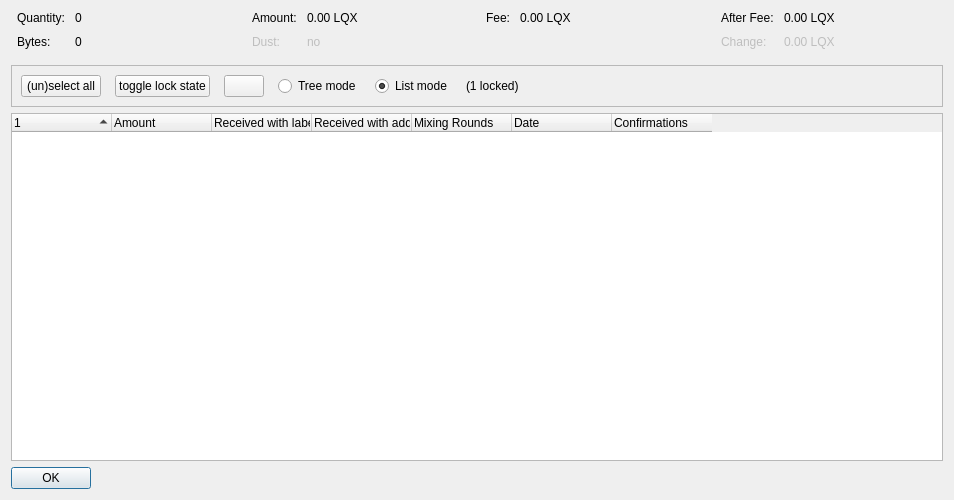
<?xml version="1.0" encoding="UTF-8"?>
<ui version="4.0">
 <class>CoinControlDialog</class>
 <widget class="QDialog" name="CoinControlDialog">
  <property name="geometry">
   <rect>
    <x>0</x>
    <y>0</y>
    <width>954</width>
    <height>500</height>
   </rect>
  </property>
  <property name="windowTitle">
   <string>Coin Selection</string>
  </property>
  <layout class="QVBoxLayout" name="verticalLayout">
   <item>
    <layout class="QHBoxLayout" name="horizontalLayoutTop" stretch="0,0,0,0">
     <property name="topMargin">
      <number>0</number>
     </property>
     <property name="bottomMargin">
      <number>10</number>
     </property>
     <item>
      <layout class="QFormLayout" name="formLayoutCoinControl1">
       <property name="horizontalSpacing">
        <number>10</number>
       </property>
       <property name="verticalSpacing">
        <number>10</number>
       </property>
       <property name="leftMargin">
        <number>6</number>
       </property>
       <property name="rightMargin">
        <number>6</number>
       </property>
       <item row="0" column="0">
        <widget class="QLabel" name="labelCoinControlQuantityText">
         <property name="text">
          <string>Quantity:</string>
         </property>
        </widget>
       </item>
       <item row="0" column="1">
        <widget class="QLabel" name="labelCoinControlQuantity">
         <property name="cursor">
          <cursorShape>IBeamCursor</cursorShape>
         </property>
         <property name="contextMenuPolicy">
          <enum>Qt::ActionsContextMenu</enum>
         </property>
         <property name="text">
          <string notr="true">0</string>
         </property>
         <property name="textInteractionFlags">
          <set>Qt::LinksAccessibleByMouse|Qt::TextSelectableByKeyboard|Qt::TextSelectableByMouse</set>
         </property>
        </widget>
       </item>
       <item row="1" column="0">
        <widget class="QLabel" name="labelCoinControlBytesText">
         <property name="text">
          <string>Bytes:</string>
         </property>
        </widget>
       </item>
       <item row="1" column="1">
        <widget class="QLabel" name="labelCoinControlBytes">
         <property name="cursor">
          <cursorShape>IBeamCursor</cursorShape>
         </property>
         <property name="contextMenuPolicy">
          <enum>Qt::ActionsContextMenu</enum>
         </property>
         <property name="text">
          <string notr="true">0</string>
         </property>
         <property name="textInteractionFlags">
          <set>Qt::LinksAccessibleByMouse|Qt::TextSelectableByKeyboard|Qt::TextSelectableByMouse</set>
         </property>
        </widget>
       </item>
      </layout>
     </item>
     <item>
      <layout class="QFormLayout" name="formLayoutCoinControl2">
       <property name="horizontalSpacing">
        <number>10</number>
       </property>
       <property name="verticalSpacing">
        <number>10</number>
       </property>
       <property name="leftMargin">
        <number>6</number>
       </property>
       <property name="rightMargin">
        <number>6</number>
       </property>
       <item row="0" column="0">
        <widget class="QLabel" name="labelCoinControlAmountText">
         <property name="text">
          <string>Amount:</string>
         </property>
        </widget>
       </item>
       <item row="0" column="1">
        <widget class="QLabel" name="labelCoinControlAmount">
         <property name="cursor">
          <cursorShape>IBeamCursor</cursorShape>
         </property>
         <property name="contextMenuPolicy">
          <enum>Qt::ActionsContextMenu</enum>
         </property>
         <property name="text">
          <string notr="true">0.00 LQX</string>
         </property>
         <property name="textInteractionFlags">
          <set>Qt::LinksAccessibleByMouse|Qt::TextSelectableByKeyboard|Qt::TextSelectableByMouse</set>
         </property>
        </widget>
       </item>
       <item row="1" column="0">
        <widget class="QLabel" name="labelCoinControlLowOutputText">
         <property name="enabled">
          <bool>false</bool>
         </property>
         <property name="text">
          <string>Dust:</string>
         </property>
        </widget>
       </item>
       <item row="1" column="1">
        <widget class="QLabel" name="labelCoinControlLowOutput">
         <property name="enabled">
          <bool>false</bool>
         </property>
         <property name="cursor">
          <cursorShape>IBeamCursor</cursorShape>
         </property>
         <property name="contextMenuPolicy">
          <enum>Qt::ActionsContextMenu</enum>
         </property>
         <property name="text">
          <string notr="true">no</string>
         </property>
         <property name="textInteractionFlags">
          <set>Qt::LinksAccessibleByMouse|Qt::TextSelectableByKeyboard|Qt::TextSelectableByMouse</set>
         </property>
        </widget>
       </item>
      </layout>
     </item>
     <item>
      <layout class="QFormLayout" name="formLayoutCoinControl3">
       <property name="horizontalSpacing">
        <number>10</number>
       </property>
       <property name="verticalSpacing">
        <number>10</number>
       </property>
       <property name="leftMargin">
        <number>6</number>
       </property>
       <property name="rightMargin">
        <number>6</number>
       </property>
       <item row="0" column="0">
        <widget class="QLabel" name="labelCoinControlFeeText">
         <property name="text">
          <string>Fee:</string>
         </property>
        </widget>
       </item>
       <item row="0" column="1">
        <widget class="QLabel" name="labelCoinControlFee">
         <property name="cursor">
          <cursorShape>IBeamCursor</cursorShape>
         </property>
         <property name="contextMenuPolicy">
          <enum>Qt::ActionsContextMenu</enum>
         </property>
         <property name="text">
          <string notr="true">0.00 LQX</string>
         </property>
         <property name="textInteractionFlags">
          <set>Qt::LinksAccessibleByMouse|Qt::TextSelectableByKeyboard|Qt::TextSelectableByMouse</set>
         </property>
        </widget>
       </item>
      </layout>
     </item>
     <item>
      <layout class="QFormLayout" name="formLayoutCoinControl4">
       <property name="horizontalSpacing">
        <number>10</number>
       </property>
       <property name="verticalSpacing">
        <number>10</number>
       </property>
       <property name="leftMargin">
        <number>6</number>
       </property>
       <property name="rightMargin">
        <number>6</number>
       </property>
       <item row="0" column="0">
        <widget class="QLabel" name="labelCoinControlAfterFeeText">
         <property name="text">
          <string>After Fee:</string>
         </property>
        </widget>
       </item>
       <item row="0" column="1">
        <widget class="QLabel" name="labelCoinControlAfterFee">
         <property name="cursor">
          <cursorShape>IBeamCursor</cursorShape>
         </property>
         <property name="contextMenuPolicy">
          <enum>Qt::ActionsContextMenu</enum>
         </property>
         <property name="text">
          <string notr="true">0.00 LQX</string>
         </property>
         <property name="textInteractionFlags">
          <set>Qt::LinksAccessibleByMouse|Qt::TextSelectableByKeyboard|Qt::TextSelectableByMouse</set>
         </property>
        </widget>
       </item>
       <item row="1" column="0">
        <widget class="QLabel" name="labelCoinControlChangeText">
         <property name="enabled">
          <bool>false</bool>
         </property>
         <property name="text">
          <string>Change:</string>
         </property>
        </widget>
       </item>
       <item row="1" column="1">
        <widget class="QLabel" name="labelCoinControlChange">
         <property name="enabled">
          <bool>false</bool>
         </property>
         <property name="cursor">
          <cursorShape>IBeamCursor</cursorShape>
         </property>
         <property name="contextMenuPolicy">
          <enum>Qt::ActionsContextMenu</enum>
         </property>
         <property name="text">
          <string notr="true">0.00 LQX</string>
         </property>
         <property name="textInteractionFlags">
          <set>Qt::LinksAccessibleByMouse|Qt::TextSelectableByKeyboard|Qt::TextSelectableByMouse</set>
         </property>
        </widget>
       </item>
      </layout>
     </item>
    </layout>
   </item>
   <item>
    <widget class="QFrame" name="frame">
     <property name="minimumSize">
      <size>
       <width>0</width>
       <height>40</height>
      </size>
     </property>
     <property name="frameShape">
      <enum>QFrame::StyledPanel</enum>
     </property>
     <property name="frameShadow">
      <enum>QFrame::Sunken</enum>
     </property>
     <layout class="QHBoxLayout" name="horizontalLayout">
      <item>
       <layout class="QHBoxLayout" name="horizontalLayoutPanel" stretch="0,0,0,0,0,0,0">
        <property name="spacing">
         <number>14</number>
        </property>
        <item>
         <widget class="QPushButton" name="pushButtonSelectAll">
          <property name="sizePolicy">
           <sizepolicy hsizetype="Maximum" vsizetype="Fixed">
            <horstretch>0</horstretch>
            <verstretch>0</verstretch>
           </sizepolicy>
          </property>
          <property name="text">
           <string>(un)select all</string>
          </property>
          <property name="autoDefault">
           <bool>false</bool>
          </property>
         </widget>
        </item>
        <item>
         <widget class="QPushButton" name="pushButtonToggleLock">
          <property name="sizePolicy">
           <sizepolicy hsizetype="Maximum" vsizetype="Fixed">
            <horstretch>0</horstretch>
            <verstretch>0</verstretch>
           </sizepolicy>
          </property>
          <property name="text">
           <string>toggle lock state</string>
          </property>
          <property name="autoDefault">
           <bool>false</bool>
          </property>
         </widget>
        </item>
        <item>
         <widget class="QPushButton" name="hideButton">
          <property name="sizePolicy">
           <sizepolicy hsizetype="Maximum" vsizetype="Fixed">
            <horstretch>0</horstretch>
            <verstretch>0</verstretch>
           </sizepolicy>
          </property>
          <property name="text">
           <string/>
          </property>
          <property name="autoDefault">
           <bool>false</bool>
          </property>
         </widget>
        </item>
        <item>
         <widget class="QRadioButton" name="radioTreeMode">
          <property name="sizePolicy">
           <sizepolicy hsizetype="Maximum" vsizetype="Fixed">
            <horstretch>0</horstretch>
            <verstretch>0</verstretch>
           </sizepolicy>
          </property>
          <property name="text">
           <string>Tree mode</string>
          </property>
         </widget>
        </item>
        <item>
         <widget class="QRadioButton" name="radioListMode">
          <property name="sizePolicy">
           <sizepolicy hsizetype="Maximum" vsizetype="Fixed">
            <horstretch>0</horstretch>
            <verstretch>0</verstretch>
           </sizepolicy>
          </property>
          <property name="text">
           <string>List mode</string>
          </property>
          <property name="checked">
           <bool>true</bool>
          </property>
         </widget>
        </item>
        <item>
         <widget class="QLabel" name="labelLocked">
          <property name="text">
           <string>(1 locked)</string>
          </property>
         </widget>
        </item>
        <item>
         <spacer name="horizontalSpacer">
          <property name="orientation">
           <enum>Qt::Horizontal</enum>
          </property>
          <property name="sizeHint" stdset="0">
           <size>
            <width>40</width>
            <height>20</height>
           </size>
          </property>
         </spacer>
        </item>
       </layout>
      </item>
     </layout>
    </widget>
   </item>
   <item>
    <widget class="CoinControlTreeWidget" name="treeWidget">
     <property name="contextMenuPolicy">
      <enum>Qt::CustomContextMenu</enum>
     </property>
     <property name="sortingEnabled">
      <bool>false</bool>
     </property>
     <property name="columnCount">
      <number>7</number>
     </property>
     <attribute name="headerShowSortIndicator" stdset="0">
      <bool>true</bool>
     </attribute>
     <attribute name="headerStretchLastSection">
      <bool>false</bool>
     </attribute>
     <column>
      <property name="text">
       <string/>
      </property>
     </column>
     <column>
      <property name="text">
       <string>Amount</string>
      </property>
     </column>
     <column>
      <property name="text">
       <string>Received with label</string>
      </property>
     </column>
     <column>
      <property name="text">
       <string>Received with address</string>
      </property>
     </column>
     <column>
      <property name="text">
       <string>Mixing Rounds</string>
      </property>
     </column>
     <column>
      <property name="text">
       <string>Date</string>
      </property>
     </column>
     <column>
      <property name="text">
       <string>Confirmations</string>
      </property>
      <property name="toolTip">
       <string>Confirmed</string>
      </property>
     </column>
    </widget>
   </item>
   <item>
    <widget class="QDialogButtonBox" name="buttonBox">
     <property name="sizePolicy">
      <sizepolicy hsizetype="Maximum" vsizetype="Fixed">
       <horstretch>0</horstretch>
       <verstretch>0</verstretch>
      </sizepolicy>
     </property>
     <property name="orientation">
      <enum>Qt::Horizontal</enum>
     </property>
     <property name="standardButtons">
      <set>QDialogButtonBox::Ok</set>
     </property>
    </widget>
   </item>
  </layout>
 </widget>
 <customwidgets>
  <customwidget>
   <class>CoinControlTreeWidget</class>
   <extends>QTreeWidget</extends>
   <header>qt/coincontroltreewidget.h</header>
  </customwidget>
 </customwidgets>
 <resources/>
 <connections/>
</ui>
